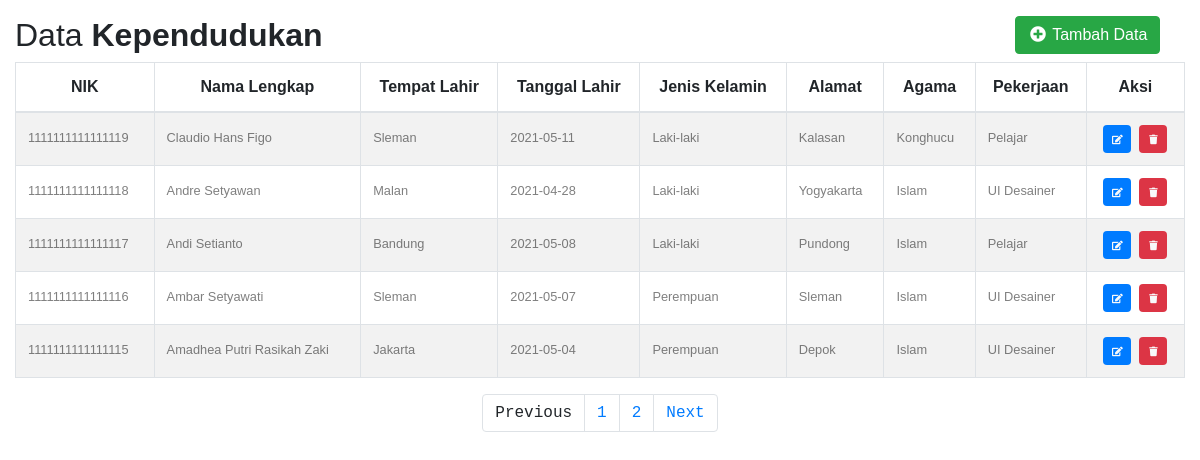
The page / on the database its author committed.
### tables this page shows
CREATE TABLE `tb_identitas` (
  `id` int(20) NOT NULL,
  `nik` varchar(50) NOT NULL,
  `nm_lngkp` varchar(100) NOT NULL,
  `tmp_lhr` varchar(50) NOT NULL,
  `tgl_lhr` date NOT NULL,
  `jns_klmn` varchar(50) NOT NULL,
  `alamat` varchar(50) NOT NULL,
  `agama` varchar(50) NOT NULL,
  `pekerjaan` varchar(50) NOT NULL
);

### functions.php (called while the page is built, shortened)
<?php
$conn = mysqli_connect('localhost', 'root', '', 'db_penduduk');
function query($param) {
    global $conn;
    $query = mysqli_query($conn, $param);
    $rows = [];
    if (mysqli_num_rows($query) > 0) {
      while ($row = mysqli_fetch_assoc($query)) {
        $rows[] = $row;
      }
    }
    return $rows;
  }
?>

### index.php (the view, shortened to what this page needs)
<?php
require_once 'functions.php';
$batas = 5;
$halaman = isset($_GET['halaman'])?(int)$_GET['halaman'] : 1;
$halaman_awal = ($halaman>1) ? ($halaman * $batas) - $batas : 0;
$previous = $halaman - 1;
$next = $halaman + 1;
$data = mysqli_query($conn,"select * from tb_identitas");
$jumlah_data = mysqli_num_rows($data);
$total_halaman = ceil($jumlah_data / $batas);
$rows = query("SELECT * FROM tb_identitas ORDER BY id DESC LIMIT $halaman_awal, $batas");
?>
<!DOCTYPE html>
<html lang="en">
<head>
    <link rel="stylesheet" href="https://stackpath.bootstrapcdn.com/bootstrap/4.2.1/css/bootstrap.min.css">
    <link rel="stylesheet" href="https://use.fontawesome.com/releases/v5.6.3/css/all.css">
    <link rel="stylesheet" href="alert/css/sweetalert.css">
	<link rel="stylesheet" href="css/style.css">
</head>
<body>
    <div class="container-fluid">
        <div class="table-wrapper">
            <div class="table-title">
                <div class="row">
                    <div class="col-sm-10">
						<h2 class="font">Data <b>Kependudukan</b></h2>
					</div>
					<div class="col-sm-2">
						<h3><a href="tambah.php" class="btn btn-success font"><i class="fa fa-fw fa-plus-circle"></i> Tambah Data</a></h3>
					</div>
                </div>
            </div>
            <div class="table-responsive-sm">
                <table class="table table-bordered table-hover table-striped">
                    <thead style="text-align: center" class="font">
                        <tr>
                            <th>NIK</th>
                            <th>Nama Lengkap</th>
                            <th>Tempat Lahir</th>
                            <th>Tanggal Lahir</th>
                            <th>Jenis Kelamin</th>
                            <th>Alamat</th>
                            <th>Agama</th>
                            <th>Pekerjaan</th>
                            <th>Aksi</th>
                        </tr>
                    </thead>
                    <tbody class="font">
                    <?php foreach ($rows as $row) : ?>
                        <tr>
                            <td><small class="text-black-50"><?= $row['nik']; ?></small></td>
                            <td><small class="text-black-50"><?= $row['nm_lngkp']; ?></small></td>
                            <td><small class="text-black-50"><?= $row['tmp_lhr']; ?></small></td>
                            <td><small class="text-black-50"><?= $row['tgl_lhr']; ?></small></td>
                            <td><small class="text-black-50"><?= $row['jns_klmn']; ?></small></td>
                            <td><small class="text-black-50"><?= $row['alamat']; ?></small></td>
                            <td><small class="text-black-50"><?= $row['agama']; ?></small></td>
                            <td><small class="text-black-50"><?= $row['pekerjaan']; ?></small></td>
                            <td>
                                <div class="d-flex justify-content-center">
                                    <a href="edit.php?id=<?= $row['id']; ?>" class="badge badge-primary p-2 text-light mr-2">
                                        <small class="fa fa-fw fa-edit"></small>
                                    </a>
                                    <a href="hapus.php?id=<?= $row['id']; ?>" id="hapus" class="badge badge-danger p-2 text-light delete-link">
                                        <small class="fa fa-fw fa-trash"></small>
                                    </a>
                                </div>
                            </td>
                        </tr>
                    <?php endforeach; ?>
                    </tbody>
                </table>
			</div>
        </div>
        <nav>
			<ul class="pagination justify-content-center">
				<li class="page-item">
					<a class="page-link" <?php if($halaman > 1){ echo "href='?halaman=$previous'"; } ?>>Previous</a>
				</li>
				<?php
				for($x=1;$x<=$total_halaman;$x++){
					?>
					<li class="page-item"><a class="page-link" href="?halaman=<?php echo $x ?>"><?php echo $x; ?></a></li>
					<?php
				}
				?>
				<li class="page-item">
					<a  class="page-link" <?php if($halaman < $total_halaman) { echo "href='?halaman=$next'"; } ?>>Next</a>
				</li>
			</ul>
		</nav>
    </div>
</body>
</html>

### css/style.css (style rules this page uses)
h2.font { font-family: 'Century Gothic', CenturyGothic, AppleGothic, sans-serif; }
thead.font { font-family: 'Century Gothic', CenturyGothic, AppleGothic, sans-serif; }
tbody.font { font-family: 'Century Gothic', CenturyGothic, AppleGothic, sans-serif; }
li.page-item { font-family: 'courier new', CenturyGothic, AppleGothic, sans-serif; }
a.font { font-family: 'Century Gothic', CenturyGothic, AppleGothic, sans-serif; }

### rows shown on the page
tb_identitas: nik "1111111111111119", nm_lngkp "Claudio Hans Figo", tmp_lhr "Sleman", tgl_lhr "2021-05-11", jns_klmn "Laki-laki", alamat "Kalasan", agama "Konghucu", pekerjaan "Pelajar"
tb_identitas: nik "1111111111111118", nm_lngkp "Andre Setyawan", tmp_lhr "Malan", tgl_lhr "2021-04-28", jns_klmn "Laki-laki", alamat "Yogyakarta", agama "Islam", pekerjaan "UI Desainer"
tb_identitas: nik "1111111111111117", nm_lngkp "Andi Setianto", tmp_lhr "Bandung", tgl_lhr "2021-05-08", jns_klmn "Laki-laki", alamat "Pundong", agama "Islam", pekerjaan "Pelajar"
tb_identitas: nik "1111111111111116", nm_lngkp "Ambar Setyawati", tmp_lhr "Sleman", tgl_lhr "2021-05-07", jns_klmn "Perempuan", alamat "Sleman", agama "Islam", pekerjaan "UI Desainer"
tb_identitas: nik "1111111111111115", nm_lngkp "Amadhea Putri Rasikah Zaki", tmp_lhr "Jakarta", tgl_lhr "2021-05-04", jns_klmn "Perempuan", alamat "Depok", agama "Islam", pekerjaan "UI Desainer"
